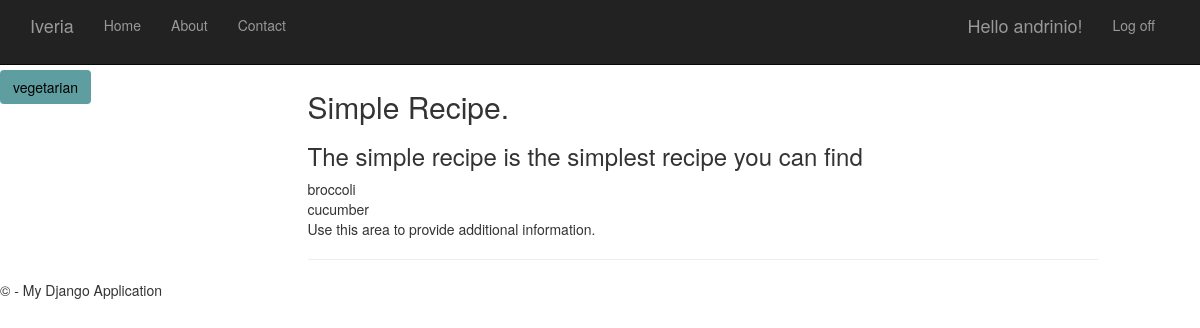
/recipe/1/ (signed in), run on the app's committed database.
### app/models.py (models this page shows, shortened)
class Categories(models.Model):
    Category = models.CharField(max_length=64)

class Recipe(models.Model):
    Title = models.CharField(max_length=64)
    description = models.TextField()
    Image = models.ImageField( upload_to='static/app/images', blank=True, null=True)
    shortdescription = models.TextField(null = True)
    views = models.IntegerField( null = True)
    loves = models.IntegerField( null = True)

class Ingredients(models.Model):
    Ingredient = models.CharField(max_length=64)
    def __str__(self):
        return f"{self.Ingredient}"

### app/views.py (the view)
# urls.py: path('recipe/<int:recipe_id>/', views.recipe, name="recipe"),
def recipe(request, recipe_id):
    categories = Categories.objects.all()
    recipe = Recipe.objects.get(pk=recipe_id)
    Ingredientids = Ingtorec.objects.filter(Recipe_id=recipe_id)
    ing=[]
    for Ingredientid in Ingredientids:
        ing.append(Ingredients.objects.get(Ingredient=Ingredientid.Ingredient_id))
    return render(request, "app/recipe.html",{
        'categories': categories,
        'Ingredients': ing,
        'recipe': recipe,
        })

### app/templates/app/recipe.html
{% extends "app/layout.html" %}
{% block content %}
<h2>{{ recipe.Title }}.</h2>
<h3>{{ recipe.description }}</h3>
{% for Ingredient in Ingredients%}
{{Ingredient.Ingredient}}<br/>
{%empty%}
no Ingredients here mate
{%endfor%}
<p>Use this area to provide additional information.</p>
{% endblock %}

### app/templates/app/layout.html (shortened to what this page needs)
﻿<!DOCTYPE html>
<html>
<head>
    {% load staticfiles %}
    <link rel="stylesheet" type="text/css" href="{% static 'app/content/bootstrap.min.css' %}" />
    <link rel="stylesheet" type="text/css" href="{% static 'app/content/site.css' %}" />
</head>
<body>
    <div class="navbar navbar-inverse navbar-fixed-top">
        <div class="container">
            <div class="navbar-header">
                <a href="/" class="navbar-brand">Iveria</a>
            </div>
            <div class="navbar-collapse collapse">
                <ul class="nav navbar-nav">
                    <li><a href="{% url 'home' %}">Home</a></li>
                    <li><a href="{% url 'about' %}">About</a></li>
                    <li><a href="{% url 'contact' %}">Contact</a></li>
                </ul>
                {% include 'app/loginpartial.html' %}
            </div>
        </div>
    </div>
     <div class="row">
    <div class="border border-primary container float-left col-md-3 rounded">
    {% for category in categories%}
<a href="{% url 'category' category.id %}" class="float-left btn rounded category_style">{{category.Category}}</a><br>
{%empty%}
<p>Sorry lad, no categories here </p>
{% endfor %}
        </div>
    <div class="container body-content col-md-8">
{% block content %}{% endblock %}
        <hr/>
    </div>
         </div>
     <footer>
            <p>&copy; {{ year }} - My Django Application</p>
        </footer>
</body>
</html>

### app/templates/app/loginpartial.html (shortened to what this page needs)
{% if user.is_authenticated %}
<form id="logoutForm" action="/logout/" method="post" class="navbar-right">
    <ul class="nav navbar-nav navbar-right">
        <li><span class="navbar-brand">Hello {{ user.username }}!</span></li>
        <li><a href="javascript:document.getElementById('logoutForm').submit()">Log off</a></li>
    </ul>
</form>
{% else %}
<ul class="nav navbar-nav navbar-right">
    <li><a href="{% url 'login' %}">Log in</a></li>
</ul>
{% endif %}

### app/static/app/content/site.css (style rules this page uses)
body { padding-top: 50px; padding-bottom: 20px; }
.category_style { color: black; background-color: cadetblue; }
.body-content { padding-left: 15px; padding-right: 15px; }

### data on the page
Categories: Category "vegetarian"
Recipe: Title "Simple Recipe", description "The simple recipe is the simplest recipe you can find"
Ingredients: Ingredient "broccoli"
Ingredients: Ingredient "cucumber"

### other printed values
{{ user.username }} "andrinio"
